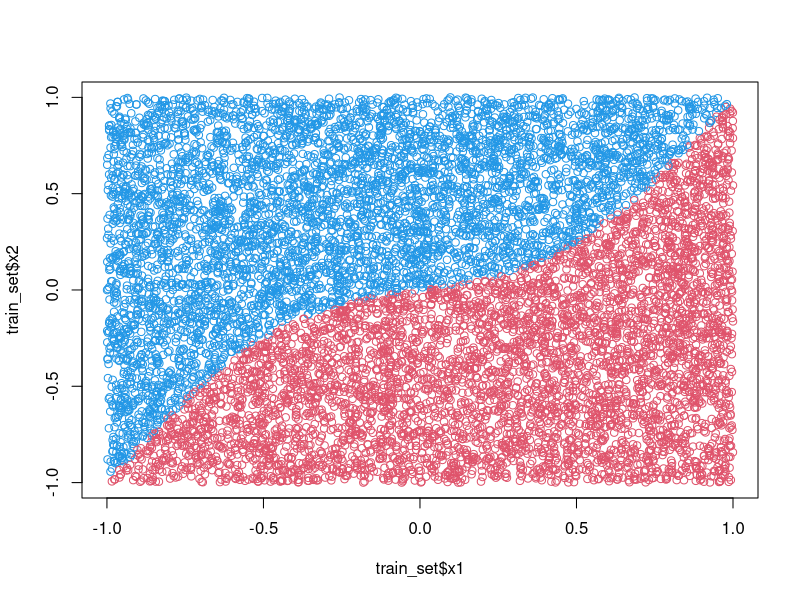

Here is the R script that generated this plot: (Note: this script raises an error after producing the figure.)

    
    train_set <- read.table (  "train.csv" , sep="," , header = TRUE )
    test_set <- read.table (   "test.csv" , sep="," , header= TRUE )

    head ( train_set)
    
    plot( train_set$x1 , train_set$x2 , col=train_set$Y+3)
    
    system.time ( rbf(X=train_set[,1:2], Y=train_set[,3]) )[3] #  88.63 --> 3.32 
    rbf.model <- rbf(X=train_set[,1:2], Y=train_set[,3]) # using default values for K and gamma
    rbf.model
    
    
    system.time ( rbf.predict(model= rbf.model, X= test_set[,1:2] , classification=TRUE) )[3] #  15.45  
    rbf.pred <- rbf.predict(model= rbf.model, X= test_set[,1:2] , classification=TRUE)
    
    
    binary.error <- sum(rbf.pred != test_set[,3])/nrow(test_set)
    binary.error  # 0.027
    
    
    
    plot( test_set$x1, test_set$x2, col=test_set$Y+3, pch=0)
    points(test_set$x1, test_set$x2, col=rbf.pred+3, pch=3)
    points(rbf.model$centers, col="black", pch=19) # draw the model centers
    legend("topleft",c("true value","predicted"),pch=c(0,3),bg="white")
    
    
    
    
    
    
    